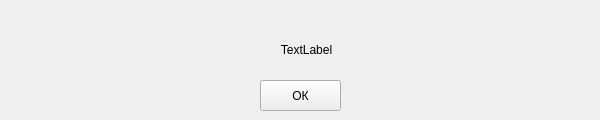
<?xml version="1.0" encoding="UTF-8"?>
<ui version="4.0">
 <class>FrameError</class>
 <widget class="QWidget" name="FrameError">
  <property name="geometry">
   <rect>
    <x>0</x>
    <y>0</y>
    <width>600</width>
    <height>120</height>
   </rect>
  </property>
  <property name="minimumSize">
   <size>
    <width>600</width>
    <height>120</height>
   </size>
  </property>
  <property name="maximumSize">
   <size>
    <width>600</width>
    <height>120</height>
   </size>
  </property>
  <property name="windowTitle">
   <string>Ошибка</string>
  </property>
  <property name="windowIcon">
   <iconset>
    <normaloff>../icons/error.png</normaloff>../icons/error.png</iconset>
  </property>
  <widget class="QPushButton" name="buttonOk">
   <property name="geometry">
    <rect>
     <x>260</x>
     <y>80</y>
     <width>81</width>
     <height>31</height>
    </rect>
   </property>
   <property name="text">
    <string>ОК</string>
   </property>
  </widget>
  <widget class="QLabel" name="labelError">
   <property name="geometry">
    <rect>
     <x>36</x>
     <y>40</y>
     <width>541</width>
     <height>20</height>
    </rect>
   </property>
   <property name="text">
    <string>TextLabel</string>
   </property>
   <property name="alignment">
    <set>Qt::AlignCenter</set>
   </property>
  </widget>
 </widget>
 <resources/>
 <connections/>
</ui>
